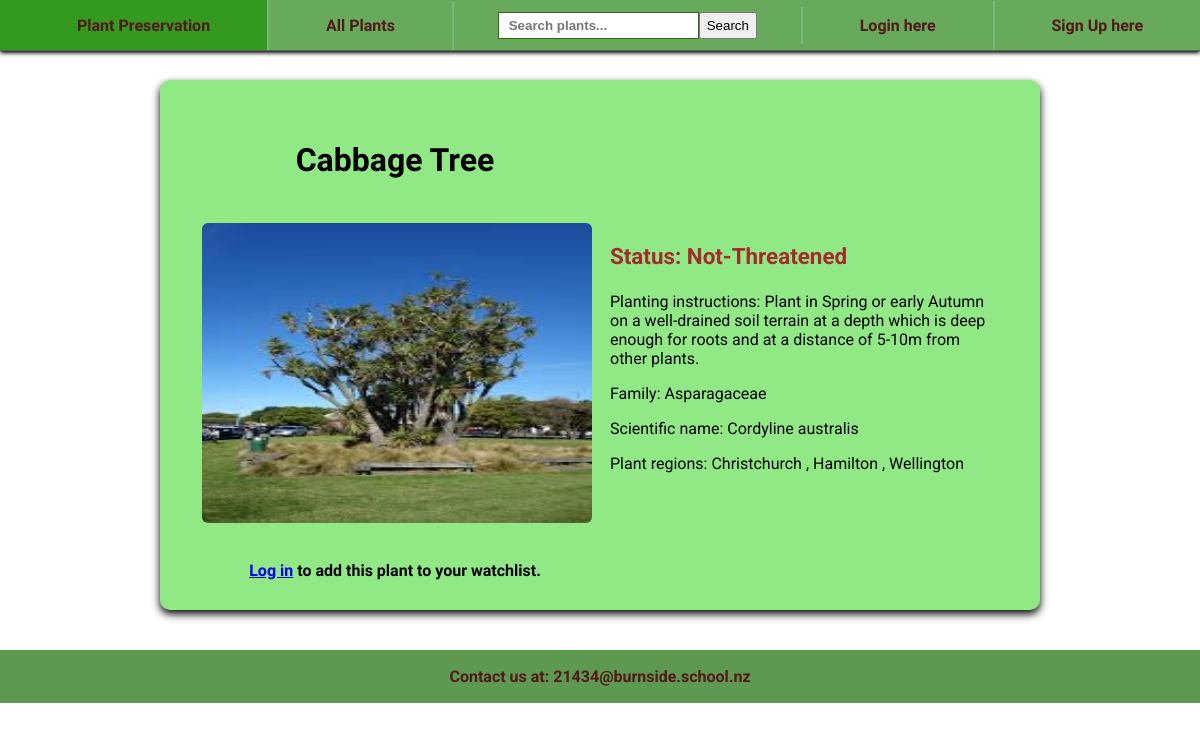
/plant/4, run on the app's committed database.
### tables this page shows
CREATE TABLE Plant (id INTEGER PRIMARY KEY AUTOINCREMENT, name TEXT NOT NULL, status INTEGER, family TEXT, scientific_name TEXT, image TEXT);

CREATE TABLE Planting_instruction (id INTEGER PRIMARY KEY AUTOINCREMENT NOT NULL, season TEXT, terrain TEXT, depth INTEGER, distance INTEGER);

CREATE TABLE Region (id INTEGER PRIMARY KEY AUTOINCREMENT, name TEXT);

### routes.py (the view)
@app.route('/plant/<int:id>')
def plant(id):
    instruction_query = "SELECT * FROM Planting_instruction WHERE id=?;"
    instruction = db_query(instruction_query, single=True, params=(id,))
    plant_region_query = """
                        SELECT Region.name FROM Region
                        JOIN PlantRegion ON Region.id = PlantRegion.region_id
                        WHERE PlantRegion.plant_id = ?;
                        """
    plant_region = db_query(plant_region_query, single=False, params=(id,))
    plant_query = "SELECT * FROM Plant WHERE id=?;"
    plant = db_query(plant_query, single=True, params=(id,))
    username = session.get('username')
    if not plant:
        abort(404)
    else:
        return render_template('plant.html',
                               planting_instruction=instruction,
                               plant=plant,
                               plant_region=plant_region,
                               username=username)

### routes.py (called while the page is built)
def db_query(query, single=False, params=()):
    conn = sqlite3.connect('plant.db')
    cursor = conn.cursor()
    cursor.execute(query, params)
    if single:
        result = cursor.fetchone()
    else:
        result = cursor.fetchall()
    conn.close()
    return result

### templates/plant.html (shortened to what this page needs)
{%extends "layout.html"%}
{%block content%}
    <div class="grid-container">
        <h1 class="grid-item1">{{ plant[1] }}</h1>
        <img src="{{ plant[5] }}" alt="image of {{ plant[1] }}" class="grid-item2">
        <div class="grid-item3">
            <p>Status: {{plant[2]}}</p>
            <p>Planting instructions: Plant in
                {{ planting_instruction[1] }} on a
                {{ planting_instruction[2] }} terrain at a depth which is
                {{ planting_instruction[3] }} and at a distance of
                {{ planting_instruction[4] }}m from other plants.
            </p>
            <p>Family: {{ plant[3] }}</p>
            <p>Scientific name: {{ plant[4] }}</p>
            <p>Plant regions:
                {% for region in plant_region %}
                    {{ region[0] }}
                    {% if not loop.last %},
                    {% endif %}
                {% endfor %}
            </p>
        </div>
        {% if username %}
            <form action="/add_to_watchlist/{{ plant[0] }}" method="POST">
                <button type="submit" class="grid-item1">Add to Watchlist</button>
            </form>
        <!--if a user is not logged in, provide a login link with
            instructions for adding to a watchlist-->
        {% else %}
            <p class="grid-item1"><a href="/login">Log in</a> to add this plant to your watchlist.</p>
        {% endif %}
    </div>
{%endblock%}

### static/style.css (style rules this page uses)
body { font-family: "Roboto", monospace; color: rgb(0, 0, 0); margin: 0; padding-top: 40px; height: 100%; }
h1, h2 { font-family: "Comfortaa", monospace; text-align: center; }
.grid-container { display: grid; grid-template-columns: 1fr 1fr; grid-template-rows: auto auto auto; gap: 20px; padding: 40px; padding-bottom: 40px; background-color: rgb(145, 233, 134); border-radius: 10px; box-shadow: 0px 4px 8px; max-width: 800px; max-height: 450px; margin: 40px auto; }
.grid-item1 { grid-column: 1 / 2; width: 100%; text-align: center; font-weight: bold; font-family: 'Comfortaa', sans-serif; }
.grid-item2 { grid-column: 1 / 2; width: 100%; border: 2px solid rgb(145, 233, 134); border-radius: 8px; overflow: hidden; display: flex; justify-content: center; align-items: center; height: 300px; }
.grid-item3 p:first-child { font-weight: bold; color: brown; font-size: 1.4em; }

### data on the page
Plant: name "Cabbage Tree", image (picture), status "Not-Threatened", family "Asparagaceae", scientific_name "Cordyline australis"
Planting_instruction: season "Spring or early Autumn", terrain "well-drained soil", depth "deep enough for roots", distance "5-10"
Region: name "Christchurch"
Region: name "Hamilton"
Region: name "Wellington"
